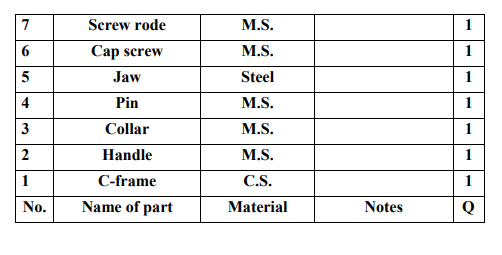
#> input picture sample image1.png, 502 x 255 px
$ python -i image_service.py   (imports and definitions only)
#> lines starting #> are read from the running program, lines starting #| are printed output that depends on the picture; after the words box and inside, x2 and y2 are one past the last pixel; in counts of white or black regions, pixels touching at a corner belong together
import cv2
import os


def preprocess_image(image_path: str):

    # Read image
#> called with image_path = '../../sample image1.png'
    image = cv2.imread(image_path)
#> image is the input picture: shape (255, 502, 3); mean B, G, R 237.3, 237.3, 237.3

    if image is None:
        raise Exception(f"Unable to read image : {image_path}")

    # -------------------------------
    # Step 1 : Resize
    # -------------------------------
    height, width = image.shape[:2]
#> height = 255; width = 502

    if width < 1800:
        scale = 1800 / width
#> scale = 3.59

        image = cv2.resize(
            image,
            None,
            fx=scale,
            fy=scale,
            interpolation=cv2.INTER_CUBIC
        )
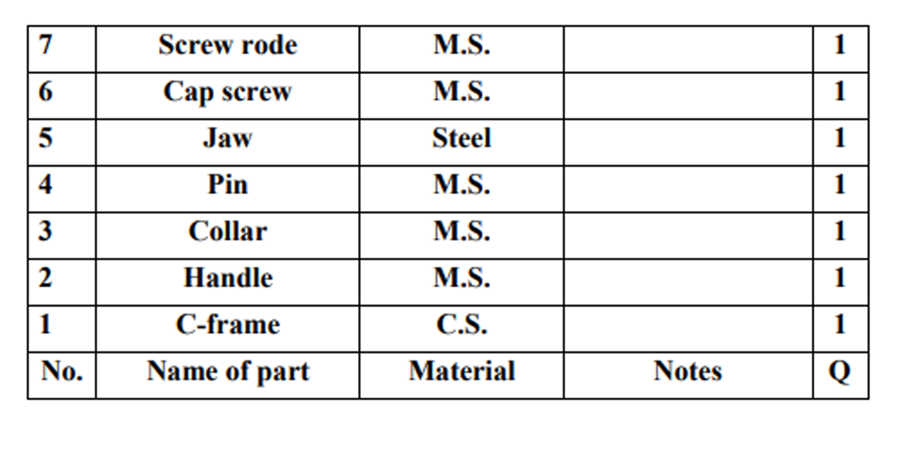
#> image: shape (914, 1800, 3) (shown at 1/2 size); mean B, G, R 235.9, 235.9, 235.9

    # -------------------------------
    # Step 2 : Gray Scale
    # -------------------------------
    gray = cv2.cvtColor(
        image,
        cv2.COLOR_BGR2GRAY
    )
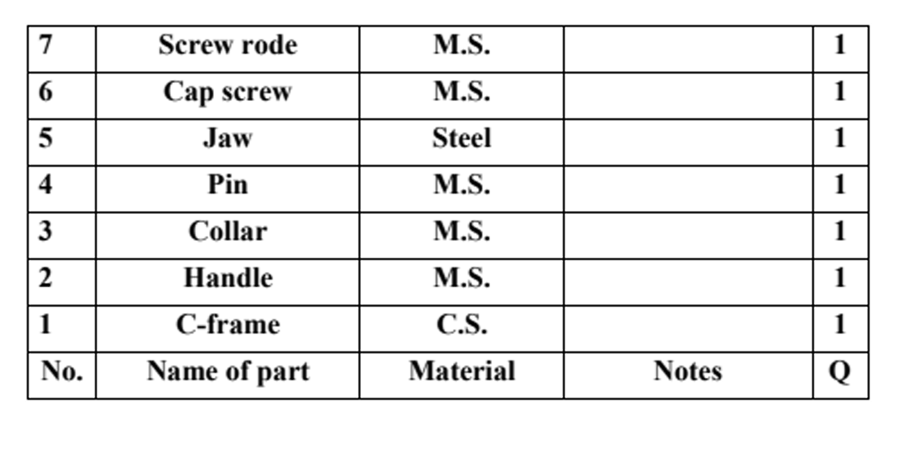
#> gray: shape (914, 1800) (shown at 1/2 size); min 0, max 255, mean 235.9

    # -------------------------------
    # Step 3 : Noise Removal
    # -------------------------------
    gray = cv2.GaussianBlur(
        gray,
        (3, 3),
        0
    )

    # -------------------------------
    # Step 4 : Adaptive Threshold
    # -------------------------------
    binary = cv2.adaptiveThreshold(
        gray,
        255,
        cv2.ADAPTIVE_THRESH_GAUSSIAN_C,
        cv2.THRESH_BINARY,
        31,
        15
    )
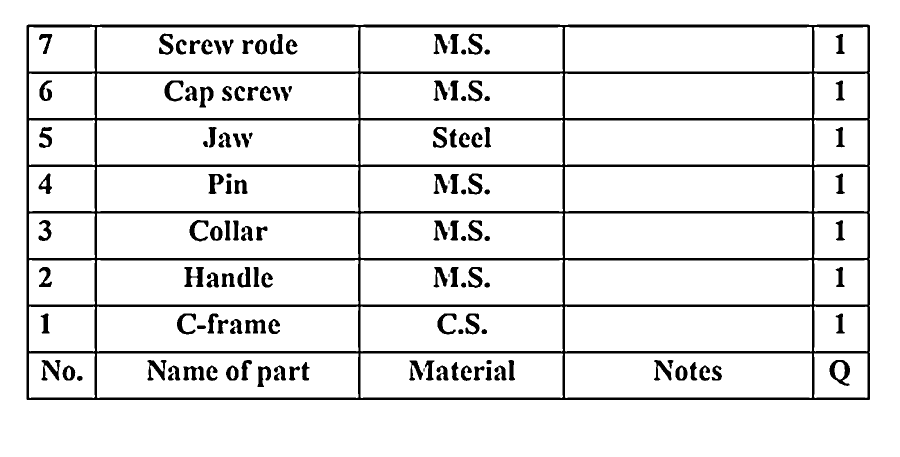
#> binary: shape (914, 1800) (shown at 1/2 size); 91.1% white; 138 black regions (6 under 20 px), largest, box (x1, y1, x2, y2) and area: (53, 49, 1740, 800) 97941, (1659, 720, 1700, 772) 898, (368, 534, 408, 574) 871

    # -------------------------------
    # Step 5 : Save processed image
    # -------------------------------
    os.makedirs("temp", exist_ok=True)

    output_path = os.path.join(
        "temp",
        os.path.basename(image_path)
    )

    cv2.imwrite(output_path, binary)

    return output_path

>>> result = preprocess_image('../../sample image1.png')
